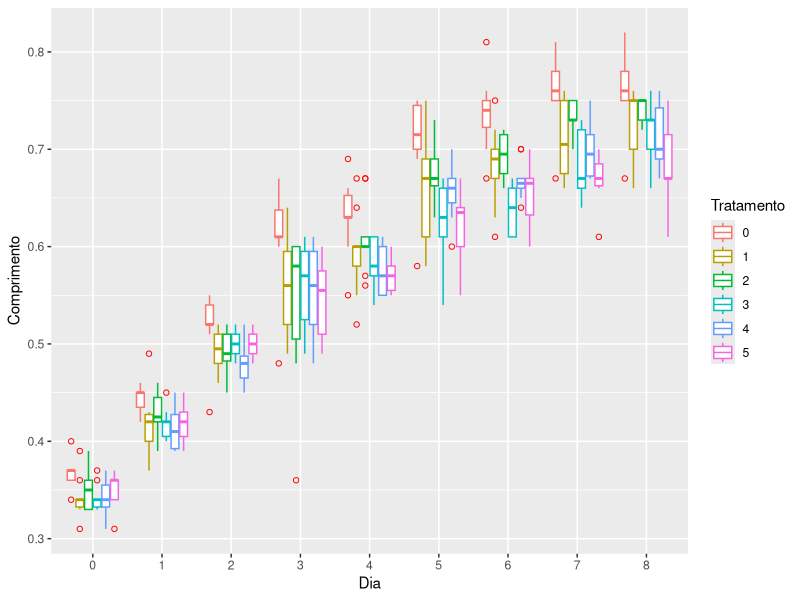

Write the R code that produced this figure.
library(readxl)
library(dplyr)
library(ggplot2)
library(plyr)
setwd("~/Documentos/ME810/HELENA/projectHelena/")

###################################################################### 1ª forma
controle <- as.data.frame(read_excel("./dados/DADOS COMPRIMENTO NANO UNICAMP.xlsx", sheet = "controle"))
t1 <- as.data.frame(read_excel("./dados/DADOS COMPRIMENTO NANO UNICAMP.xlsx", sheet = "t0.006"))
t2 <- as.data.frame(read_excel("./dados/DADOS COMPRIMENTO NANO UNICAMP.xlsx", sheet = "t0.0125"))
t3 <- as.data.frame(read_excel("./dados/DADOS COMPRIMENTO NANO UNICAMP.xlsx", sheet = "t0.025"))
t4 <- as.data.frame(read_excel("./dados/DADOS COMPRIMENTO NANO UNICAMP.xlsx", sheet = "t0.05"))
t5 <- as.data.frame(read_excel("./dados/DADOS COMPRIMENTO NANO UNICAMP.xlsx", sheet = "t0.1"))

#Substitui os caracteres "Morta" por "NA". Estes comando é para o caso dos dados não organizados como em data_compact
controle$`8` <- gsub("Morta", "NA", controle$`8`)
t2[3,] <- gsub("Morta", "NA", t2[3,])
t3[9,] <- gsub("Morta", "NA", t3[9,])
t5$`7` <- gsub("Morta", "NA", t5$`7`)
t5$`8` <- gsub("Morta", "NA", t5$`8`)

dados <- list(controle, t1, t2, t3, t4, t5)

dados[[1]]$`8` <- as.numeric(dados[[1]]$`8`)

dados[[3]]$`7` <- as.numeric(dados[[3]]$`7`)
dados[[3]]$`8` <- as.numeric(dados[[3]]$`8`)

dados[[4]]$`4` <- as.numeric(dados[[4]]$`4`)
dados[[4]]$`5` <- as.numeric(dados[[4]]$`5`)
dados[[4]]$`6` <- as.numeric(dados[[4]]$`6`)
dados[[4]]$`7` <- as.numeric(dados[[4]]$`7`)
dados[[4]]$`8` <- as.numeric(dados[[4]]$`8`)

dados[[6]]$`7` <- as.numeric(dados[[6]]$`7`)
dados[[6]]$`8` <- as.numeric(dados[[6]]$`8`)

###################################################################### 2º forma
# 0 = controle, 1 = t0.006, 2 = t0.0125, 3 = t0.025, 4 = t0.05 e 5 = t0.1
data_compact <- as.data.frame(read_excel("./dados/nanoparticulas_dadosR.xlsx"))
data_compact$Tratamento <- as.factor(data_compact$Tratamento)
data_compact$Comprimento <- as.numeric(data_compact$Comprimento)
data_compact$Dia <- as.factor(data_compact$Dia)
data_compact$Repeticao <- as.factor(data_compact$Repeticao)

prop.table(table(is.na(data_compact))) #quantidade de NA's geral

#
teste <- as.factor(c(rep(1:9, 60)))
data_compact <- cbind(teste, data_compact)

ggplot(data_compact, aes(Dia, Comprimento, color = Tratamento)) + geom_boxplot(outlier.colour = "red", outlier.shape = 1)

#
